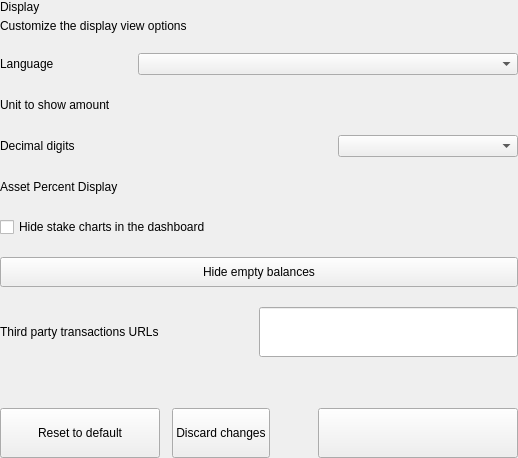
<?xml version="1.0" encoding="UTF-8"?>
<ui version="4.0">
 <class>SettingsDisplayOptionsWidget</class>
 <widget class="QWidget" name="SettingsDisplayOptionsWidget">
  <property name="geometry">
   <rect>
    <x>0</x>
    <y>0</y>
    <width>518</width>
    <height>458</height>
   </rect>
  </property>
  <property name="windowTitle">
   <string>Form</string>
  </property>
  <layout class="QVBoxLayout" name="verticalLayout">
   <property name="spacing">
    <number>0</number>
   </property>
   <property name="leftMargin">
    <number>0</number>
   </property>
   <property name="topMargin">
    <number>0</number>
   </property>
   <property name="rightMargin">
    <number>0</number>
   </property>
   <property name="bottomMargin">
    <number>0</number>
   </property>
   <item>
    <widget class="QWidget" name="left" native="true">
     <layout class="QVBoxLayout" name="verticalLayout_3">
      <property name="leftMargin">
       <number>0</number>
      </property>
      <property name="topMargin">
       <number>0</number>
      </property>
      <property name="rightMargin">
       <number>0</number>
      </property>
      <property name="bottomMargin">
       <number>0</number>
      </property>
      <item>
       <layout class="QVBoxLayout" name="verticalLayout_2">
        <property name="spacing">
         <number>20</number>
        </property>
        <item>
         <layout class="QHBoxLayout" name="horizontalLayout_3">
          <property name="spacing">
           <number>0</number>
          </property>
          <item>
           <layout class="QVBoxLayout" name="verticalLayoutTitle">
            <property name="spacing">
             <number>5</number>
            </property>
            <item>
             <widget class="QLabel" name="labelTitle">
              <property name="text">
               <string>Display</string>
              </property>
             </widget>
            </item>
            <item>
             <widget class="QLabel" name="labelSubtitle1">
              <property name="text">
               <string>Customize the display view options</string>
              </property>
              <property name="wordWrap">
               <bool>true</bool>
              </property>
             </widget>
            </item>
           </layout>
          </item>
         </layout>
        </item>
        <item>
         <layout class="QHBoxLayout" name="horizontalLayout_2">
          <item>
           <widget class="QLabel" name="labelTitleLanguage">
            <property name="text">
             <string>Language</string>
            </property>
           </widget>
          </item>
          <item>
           <spacer name="horizontalSpacer_3">
            <property name="orientation">
             <enum>Qt::Horizontal</enum>
            </property>
            <property name="sizeHint" stdset="0">
             <size>
              <width>40</width>
              <height>20</height>
             </size>
            </property>
           </spacer>
          </item>
          <item>
           <widget class="QComboBox" name="comboBoxLanguage">
            <property name="minimumSize">
             <size>
              <width>380</width>
              <height>0</height>
             </size>
            </property>
            <property name="maximumSize">
             <size>
              <width>280</width>
              <height>16777215</height>
             </size>
            </property>
           </widget>
          </item>
         </layout>
        </item>
        <item>
         <layout class="QHBoxLayout" name="horizontalPercentage">
          <item>
           <widget class="QLabel" name="labelTitleUnit">
            <property name="text">
             <string>Unit to show amount</string>
            </property>
           </widget>
          </item>
          <item>
           <spacer name="horizontalSpacerPercentage">
            <property name="orientation">
             <enum>Qt::Horizontal</enum>
            </property>
            <property name="sizeHint" stdset="0">
             <size>
              <width>40</width>
              <height>20</height>
             </size>
            </property>
           </spacer>
          </item>
          <item>
           <widget class="QValueComboBox" name="comboBoxUnit" native="true">
            <property name="minimumSize">
             <size>
              <width>180</width>
              <height>0</height>
             </size>
            </property>
            <property name="maximumSize">
             <size>
              <width>180</width>
              <height>16777215</height>
             </size>
            </property>
           </widget>
          </item>
         </layout>
        </item>
        <item>
         <layout class="QHBoxLayout" name="horizontalDenom">
          <item>
           <widget class="QLabel" name="labelTitleDigits">
            <property name="text">
             <string>Decimal digits</string>
            </property>
           </widget>
          </item>
          <item>
           <spacer name="horizontalDenom_1">
            <property name="orientation">
             <enum>Qt::Horizontal</enum>
            </property>
            <property name="sizeHint" stdset="0">
             <size>
              <width>40</width>
              <height>20</height>
             </size>
            </property>
           </spacer>
          </item>
          <item>
           <widget class="QComboBox" name="comboBoxDigits">
            <property name="minimumSize">
             <size>
              <width>180</width>
              <height>0</height>
             </size>
            </property>
            <property name="maximumSize">
             <size>
              <width>180</width>
              <height>16777215</height>
             </size>
            </property>
           </widget>
          </item>
         </layout>
        </item>
        <item>
         <layout class="QHBoxLayout" name="horizontalAssetPercent">
          <property name="spacing">
           <number>6</number>
          </property>
          <item>
           <widget class="QLabel" name="labelAssetPercent">
            <property name="text">
             <string>Asset Percent Display</string>
            </property>
           </widget>
          </item>
          <item>
           <spacer name="horizontalSpacer_assets">
            <property name="orientation">
             <enum>Qt::Horizontal</enum>
            </property>
            <property name="sizeHint" stdset="0">
             <size>
              <width>40</width>
              <height>20</height>
             </size>
            </property>
           </spacer>
          </item>
          <item>
           <widget class="QValueComboBox" name="comboBoxAssetUnit" native="true">
            <property name="sizePolicy">
             <sizepolicy hsizetype="Preferred" vsizetype="Preferred">
              <horstretch>0</horstretch>
              <verstretch>0</verstretch>
             </sizepolicy>
            </property>
            <property name="minimumSize">
             <size>
              <width>180</width>
              <height>0</height>
             </size>
            </property>
            <property name="maximumSize">
             <size>
              <width>180</width>
              <height>16777215</height>
             </size>
            </property>
           </widget>
          </item>
         </layout>
        </item>
        <item>
         <layout class="QHBoxLayout" name="horizontalHideCharts">
          <item>
           <widget class="QCheckBox" name="checkBoxHideCharts">
            <property name="text">
             <string>Hide stake charts in the dashboard</string>
            </property>
           </widget>
          </item>
         </layout>
        </item>
        <item>
         <widget class="QPushButton" name="pushButtonSwitchBalance">
          <property name="minimumSize">
           <size>
            <width>0</width>
            <height>30</height>
           </size>
          </property>
          <property name="focusPolicy">
           <enum>Qt::NoFocus</enum>
          </property>
          <property name="text">
           <string>Hide empty balances</string>
          </property>
          <property name="checkable">
           <bool>true</bool>
          </property>
         </widget>
        </item>
        <item>
         <layout class="QHBoxLayout" name="horizontalLayout" stretch="1,1">
          <property name="spacing">
           <number>0</number>
          </property>
          <item>
           <widget class="QLabel" name="labelTitleUrl">
            <property name="text">
             <string>Third party transactions URLs</string>
            </property>
           </widget>
          </item>
          <item>
           <widget class="QLineEdit" name="lineEditUrl">
            <property name="minimumSize">
             <size>
              <width>0</width>
              <height>50</height>
             </size>
            </property>
            <property name="maximumSize">
             <size>
              <width>16777215</width>
              <height>50</height>
             </size>
            </property>
           </widget>
          </item>
         </layout>
        </item>
        <item>
         <spacer name="verticalSpacer">
          <property name="orientation">
           <enum>Qt::Vertical</enum>
          </property>
          <property name="sizeHint" stdset="0">
           <size>
            <width>20</width>
            <height>40</height>
           </size>
          </property>
         </spacer>
        </item>
        <item>
         <layout class="QHBoxLayout" name="horizontalReset">
          <property name="spacing">
           <number>12</number>
          </property>
          <item>
           <widget class="QPushButton" name="pushButtonReset">
            <property name="minimumSize">
             <size>
              <width>160</width>
              <height>50</height>
             </size>
            </property>
            <property name="maximumSize">
             <size>
              <width>50</width>
              <height>16777215</height>
             </size>
            </property>
            <property name="focusPolicy">
             <enum>Qt::NoFocus</enum>
            </property>
            <property name="text">
             <string>Reset to default</string>
            </property>
           </widget>
          </item>
          <item>
           <widget class="QPushButton" name="pushButtonClean">
            <property name="minimumSize">
             <size>
              <width>0</width>
              <height>50</height>
             </size>
            </property>
            <property name="focusPolicy">
             <enum>Qt::NoFocus</enum>
            </property>
            <property name="text">
             <string>Discard changes</string>
            </property>
           </widget>
          </item>
          <item>
           <spacer name="horizontalSpacer_5">
            <property name="orientation">
             <enum>Qt::Horizontal</enum>
            </property>
            <property name="sizeType">
             <enum>QSizePolicy::Expanding</enum>
            </property>
            <property name="sizeHint" stdset="0">
             <size>
              <width>40</width>
              <height>20</height>
             </size>
            </property>
           </spacer>
          </item>
          <item>
           <widget class="QPushButton" name="pushButtonSave">
            <property name="minimumSize">
             <size>
              <width>200</width>
              <height>50</height>
             </size>
            </property>
            <property name="maximumSize">
             <size>
              <width>200</width>
              <height>50</height>
             </size>
            </property>
            <property name="focusPolicy">
             <enum>Qt::NoFocus</enum>
            </property>
            <property name="text">
             <string/>
            </property>
           </widget>
          </item>
         </layout>
        </item>
       </layout>
      </item>
     </layout>
    </widget>
   </item>
  </layout>
 </widget>
 <customwidgets>
  <customwidget>
   <class>QValueComboBox</class>
   <extends>QWidget</extends>
   <header>qvaluecombobox.h</header>
  </customwidget>
 </customwidgets>
 <resources/>
 <connections/>
</ui>
